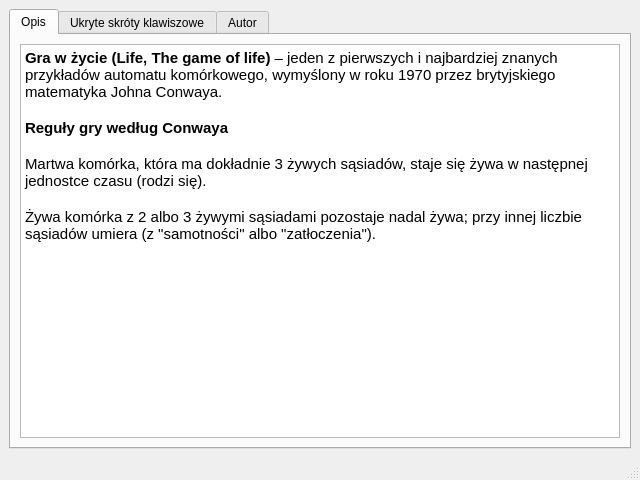
<?xml version="1.0" encoding="UTF-8"?>
<ui version="4.0">
 <class>Help</class>
 <widget class="QMainWindow" name="Help">
  <property name="geometry">
   <rect>
    <x>0</x>
    <y>0</y>
    <width>640</width>
    <height>480</height>
   </rect>
  </property>
  <property name="minimumSize">
   <size>
    <width>640</width>
    <height>480</height>
   </size>
  </property>
  <property name="windowTitle">
   <string>MainWindow</string>
  </property>
  <widget class="QWidget" name="centralwidget">
   <layout class="QGridLayout" name="gridLayout">
    <item row="0" column="0">
     <widget class="QTabWidget" name="tabWidget">
      <property name="currentIndex">
       <number>0</number>
      </property>
      <widget class="QWidget" name="tab">
       <attribute name="title">
        <string>Opis</string>
       </attribute>
       <layout class="QGridLayout" name="gridLayout_2">
        <item row="0" column="0">
         <widget class="QTextEdit" name="textEdit">
          <property name="readOnly">
           <bool>true</bool>
          </property>
          <property name="html">
           <string>&lt;!DOCTYPE HTML PUBLIC &quot;-//W3C//DTD HTML 4.0//EN&quot; &quot;http://www.w3.org/TR/REC-html40/strict.dtd&quot;&gt;
&lt;html&gt;&lt;head&gt;&lt;meta name=&quot;qrichtext&quot; content=&quot;1&quot; /&gt;&lt;style type=&quot;text/css&quot;&gt;
p, li { white-space: pre-wrap; }
&lt;/style&gt;&lt;/head&gt;&lt;body style=&quot; font-family:'Ubuntu'; font-size:11pt; font-weight:400; font-style:normal;&quot;&gt;
&lt;p style=&quot; margin-top:0px; margin-bottom:0px; margin-left:0px; margin-right:0px; -qt-block-indent:0; text-indent:0px;&quot;&gt;&lt;span style=&quot; font-weight:600;&quot;&gt;Gra w życie (Life, The game of life)&lt;/span&gt; – jeden z pierwszych i najbardziej znanych przykładów automatu komórkowego, wymyślony w roku 1970 przez brytyjskiego matematyka Johna Conwaya.&lt;/p&gt;
&lt;p style=&quot;-qt-paragraph-type:empty; margin-top:0px; margin-bottom:0px; margin-left:0px; margin-right:0px; -qt-block-indent:0; text-indent:0px;&quot;&gt;&lt;br /&gt;&lt;/p&gt;
&lt;p style=&quot; margin-top:0px; margin-bottom:0px; margin-left:0px; margin-right:0px; -qt-block-indent:0; text-indent:0px;&quot;&gt;&lt;span style=&quot; font-weight:600;&quot;&gt;Reguły gry według Conwaya&lt;/span&gt;&lt;/p&gt;
&lt;p style=&quot;-qt-paragraph-type:empty; margin-top:0px; margin-bottom:0px; margin-left:0px; margin-right:0px; -qt-block-indent:0; text-indent:0px;&quot;&gt;&lt;br /&gt;&lt;/p&gt;
&lt;p style=&quot; margin-top:0px; margin-bottom:0px; margin-left:0px; margin-right:0px; -qt-block-indent:0; text-indent:0px;&quot;&gt;Martwa komórka, która ma dokładnie 3 żywych sąsiadów, staje się żywa w następnej jednostce czasu (rodzi się).&lt;/p&gt;
&lt;p style=&quot;-qt-paragraph-type:empty; margin-top:0px; margin-bottom:0px; margin-left:0px; margin-right:0px; -qt-block-indent:0; text-indent:0px;&quot;&gt;&lt;br /&gt;&lt;/p&gt;
&lt;p style=&quot; margin-top:0px; margin-bottom:0px; margin-left:0px; margin-right:0px; -qt-block-indent:0; text-indent:0px;&quot;&gt;Żywa komórka z 2 albo 3 żywymi sąsiadami pozostaje nadal żywa; przy innej liczbie sąsiadów umiera (z &amp;quot;samotności&amp;quot; albo &amp;quot;zatłoczenia&amp;quot;).&lt;/p&gt;
&lt;p style=&quot;-qt-paragraph-type:empty; margin-top:0px; margin-bottom:0px; margin-left:0px; margin-right:0px; -qt-block-indent:0; text-indent:0px;&quot;&gt;&lt;br /&gt;&lt;/p&gt;&lt;/body&gt;&lt;/html&gt;</string>
          </property>
          <property name="textInteractionFlags">
           <set>Qt::NoTextInteraction</set>
          </property>
         </widget>
        </item>
       </layout>
      </widget>
      <widget class="QWidget" name="tab_2">
       <attribute name="title">
        <string>Ukryte skróty klawiszowe</string>
       </attribute>
       <layout class="QGridLayout" name="gridLayout_3">
        <item row="0" column="0">
         <widget class="QTextEdit" name="textEdit_2">
          <property name="readOnly">
           <bool>true</bool>
          </property>
          <property name="html">
           <string>&lt;!DOCTYPE HTML PUBLIC &quot;-//W3C//DTD HTML 4.0//EN&quot; &quot;http://www.w3.org/TR/REC-html40/strict.dtd&quot;&gt;
&lt;html&gt;&lt;head&gt;&lt;meta name=&quot;qrichtext&quot; content=&quot;1&quot; /&gt;&lt;style type=&quot;text/css&quot;&gt;
p, li { white-space: pre-wrap; }
&lt;/style&gt;&lt;/head&gt;&lt;body style=&quot; font-family:'Ubuntu'; font-size:11pt; font-weight:400; font-style:normal;&quot;&gt;
&lt;p style=&quot; margin-top:0px; margin-bottom:0px; margin-left:0px; margin-right:0px; -qt-block-indent:0; text-indent:0px;&quot;&gt;&lt;span style=&quot; font-weight:600;&quot;&gt;R&lt;/span&gt; - &lt;span style=&quot; color:#ff0000;&quot;&gt;Zmiana rozmiaru&lt;/span&gt; (użytkownik ma dostęp do zmiany ilości pól ich rozmiaru)&lt;/p&gt;
&lt;p style=&quot; margin-top:0px; margin-bottom:0px; margin-left:0px; margin-right:0px; -qt-block-indent:0; text-indent:0px;&quot;&gt;&lt;span style=&quot; font-weight:600;&quot;&gt;M&lt;/span&gt; - &lt;span style=&quot; color:#fe0000;&quot;&gt;Maksymalny rozmiar pola&lt;/span&gt; (dopasowywanie takiego rozmiaru pojedynczego pola, aby plansza zmieściła się w ramce)&lt;/p&gt;
&lt;p style=&quot; margin-top:0px; margin-bottom:0px; margin-left:0px; margin-right:0px; -qt-block-indent:0; text-indent:0px;&quot;&gt;&lt;span style=&quot; font-weight:600;&quot;&gt;P&lt;/span&gt; - &lt;span style=&quot; color:#fe0000;&quot;&gt;Powielaj świat&lt;/span&gt; (powielanie obszaru dla życia - każda krawędź jest krawędzią sąsiednią tej z naprzeciwka)&lt;/p&gt;
&lt;p style=&quot; margin-top:0px; margin-bottom:0px; margin-left:0px; margin-right:0px; -qt-block-indent:0; text-indent:0px;&quot;&gt;&lt;span style=&quot; font-weight:600;&quot;&gt;G&lt;/span&gt; - &lt;span style=&quot; color:#fe0000;&quot;&gt;Generuj życie&lt;/span&gt; (generowanie losowych żywych lub martwych elementów zgodnie z podanym współczynnikiem prawdopodobieństwa w procentach)&lt;/p&gt;
&lt;p style=&quot; margin-top:0px; margin-bottom:0px; margin-left:0px; margin-right:0px; -qt-block-indent:0; text-indent:0px;&quot;&gt;&lt;span style=&quot; font-weight:600;&quot;&gt;K&lt;/span&gt; - &lt;span style=&quot; color:#fe0000;&quot;&gt;Krok&lt;/span&gt; (wykonanie pojedynczego kroku algorytmu)&lt;/p&gt;
&lt;p style=&quot; margin-top:0px; margin-bottom:0px; margin-left:0px; margin-right:0px; -qt-block-indent:0; text-indent:0px;&quot;&gt;&lt;span style=&quot; font-weight:600;&quot;&gt;Ctrl + K&lt;/span&gt;  - &lt;span style=&quot; color:#fe0000;&quot;&gt;Wiele kroków&lt;/span&gt; (wykonanie określonej ilości kroków podanych obok)&lt;/p&gt;
&lt;p style=&quot; margin-top:0px; margin-bottom:0px; margin-left:0px; margin-right:0px; -qt-block-indent:0; text-indent:0px;&quot;&gt;&lt;span style=&quot; font-weight:600;&quot;&gt;Enter&lt;/span&gt; - &lt;span style=&quot; color:#fe0000;&quot;&gt;Symulacja&lt;/span&gt; (rozpoczęcie symulacji)&lt;/p&gt;
&lt;p style=&quot; margin-top:0px; margin-bottom:0px; margin-left:0px; margin-right:0px; -qt-block-indent:0; text-indent:0px;&quot;&gt;&lt;span style=&quot; font-weight:600;&quot;&gt;W&lt;/span&gt; - &lt;span style=&quot; color:#fe0000;&quot;&gt;Wyczyść&lt;/span&gt; (czyszczenie całej planszy - każde pole jest martwe)&lt;/p&gt;&lt;/body&gt;&lt;/html&gt;</string>
          </property>
          <property name="textInteractionFlags">
           <set>Qt::NoTextInteraction</set>
          </property>
         </widget>
        </item>
       </layout>
      </widget>
      <widget class="QWidget" name="tab_3">
       <attribute name="title">
        <string>Autor</string>
       </attribute>
       <layout class="QGridLayout" name="gridLayout_4">
        <item row="0" column="0">
         <widget class="QTextEdit" name="textEdit_3">
          <property name="enabled">
           <bool>true</bool>
          </property>
          <property name="readOnly">
           <bool>true</bool>
          </property>
          <property name="html">
           <string>&lt;!DOCTYPE HTML PUBLIC &quot;-//W3C//DTD HTML 4.0//EN&quot; &quot;http://www.w3.org/TR/REC-html40/strict.dtd&quot;&gt;
&lt;html&gt;&lt;head&gt;&lt;meta name=&quot;qrichtext&quot; content=&quot;1&quot; /&gt;&lt;style type=&quot;text/css&quot;&gt;
p, li { white-space: pre-wrap; }
&lt;/style&gt;&lt;/head&gt;&lt;body style=&quot; font-family:'Ubuntu'; font-size:11pt; font-weight:400; font-style:normal;&quot;&gt;
&lt;p style=&quot; margin-top:0px; margin-bottom:0px; margin-left:0px; margin-right:0px; -qt-block-indent:0; text-indent:0px;&quot;&gt;Autor: &lt;span style=&quot; font-weight:600;&quot;&gt;Dariusz Makarewicz&lt;/span&gt;&lt;/p&gt;
&lt;p style=&quot;-qt-paragraph-type:empty; margin-top:0px; margin-bottom:0px; margin-left:0px; margin-right:0px; -qt-block-indent:0; text-indent:0px;&quot;&gt;&lt;br /&gt;&lt;/p&gt;
&lt;p style=&quot; margin-top:0px; margin-bottom:0px; margin-left:0px; margin-right:0px; -qt-block-indent:0; text-indent:0px;&quot;&gt;Program został wykonany w IDE&lt;span style=&quot; font-weight:600;&quot;&gt; Qt Creator.&lt;/span&gt;&lt;/p&gt;
&lt;p style=&quot;-qt-paragraph-type:empty; margin-top:0px; margin-bottom:0px; margin-left:0px; margin-right:0px; -qt-block-indent:0; text-indent:0px; font-weight:600;&quot;&gt;&lt;br /&gt;&lt;/p&gt;
&lt;p style=&quot; margin-top:0px; margin-bottom:0px; margin-left:0px; margin-right:0px; -qt-block-indent:0; text-indent:0px;&quot;&gt;E-Mail: darekmakarewicz1994@gmail.com&lt;/p&gt;&lt;/body&gt;&lt;/html&gt;</string>
          </property>
          <property name="textInteractionFlags">
           <set>Qt::NoTextInteraction</set>
          </property>
         </widget>
        </item>
       </layout>
      </widget>
     </widget>
    </item>
   </layout>
  </widget>
  <widget class="QStatusBar" name="statusbar"/>
 </widget>
 <resources/>
 <connections/>
</ui>
